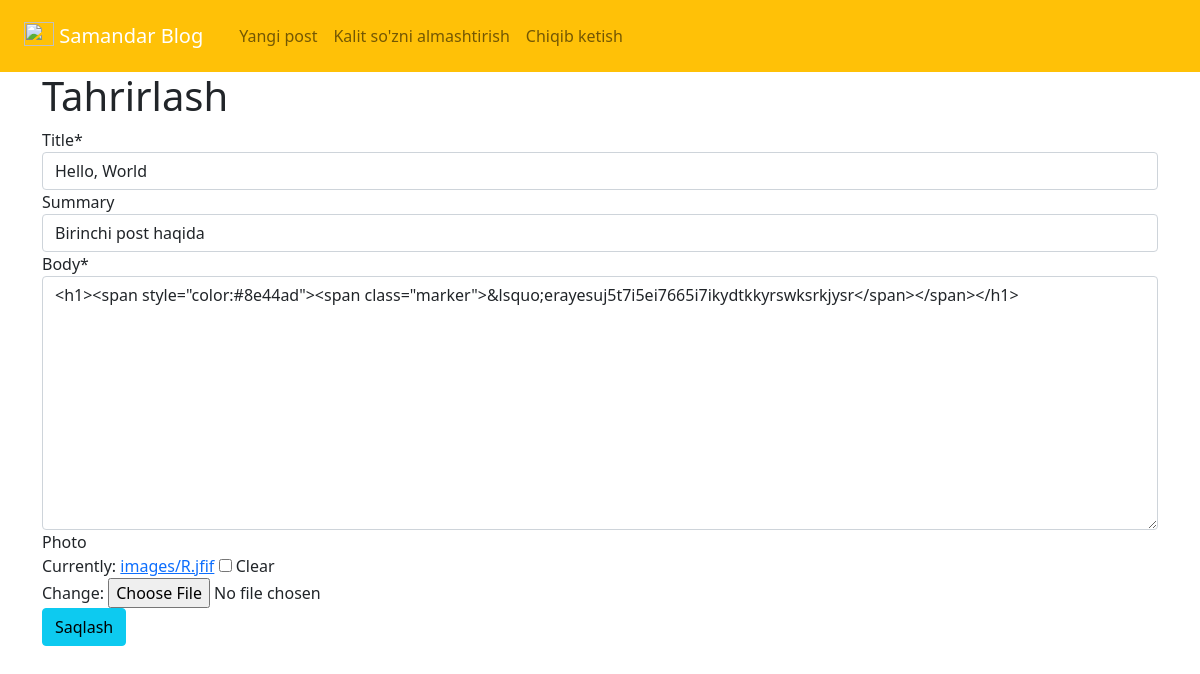
The app's page /articles/3/edit/ (signed in) with its own data.
### articles/models.py (models this page shows, shortened)
class Article(models.Model):
    title = models.CharField(max_length=150)
    summary = models.CharField(max_length=200, blank=True)
    body = RichTextField()
    photo = models.ImageField(upload_to='images/', blank=True)
    date = models.DateTimeField(auto_now_add=True)
    author = models.ForeignKey(
        get_user_model(),
        on_delete=models.CASCADE,
    )

### articles/views.py (the view)
# urls.py: path('<int:pk>/edit/', ArticleUpdateView.as_view(), name='article_edit'),
class ArticleUpdateView(LoginRequiredMixin, UserPassesTestMixin, UpdateView):
    model = Article
    template_name = 'article_edit.html'
    fields = ('title', 'summary', 'body', 'photo',)
    def test_func(self):
        obj = self.get_object()
        return obj.author == self.request.user

### templates/article_edit.html (shortened to what this page needs)
{% extends 'base.html' %}
{% load crispy_forms_tags %}
{% block content %}
    <h1>Tahrirlash</h1>
    <form method="POST"  enctype="multipart/form-data">{% csrf_token %}
        {{ form | crispy }}
        <button class="btn btn-info ml-2" type="submit">Saqlash</button>
    </form>
{% endblock content %}

### records on screen
Article: title "Hello, World", summary "Birinchi post haqida", body "<h1><span style=\"color:#8e44ad\"><span class=\"marker\">&lsquo;erayesuj5t7i5ei7665i7ikydtkkyrswksrkjysr</span></span></h1>"
